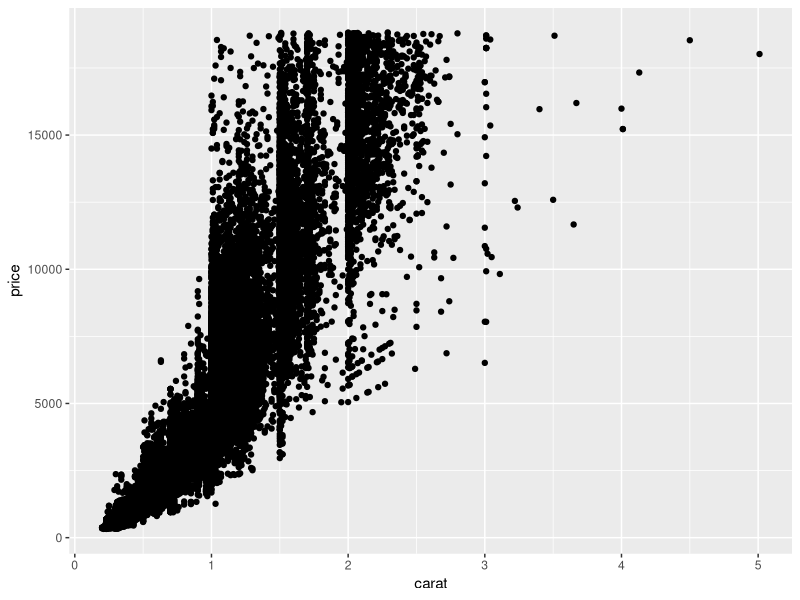
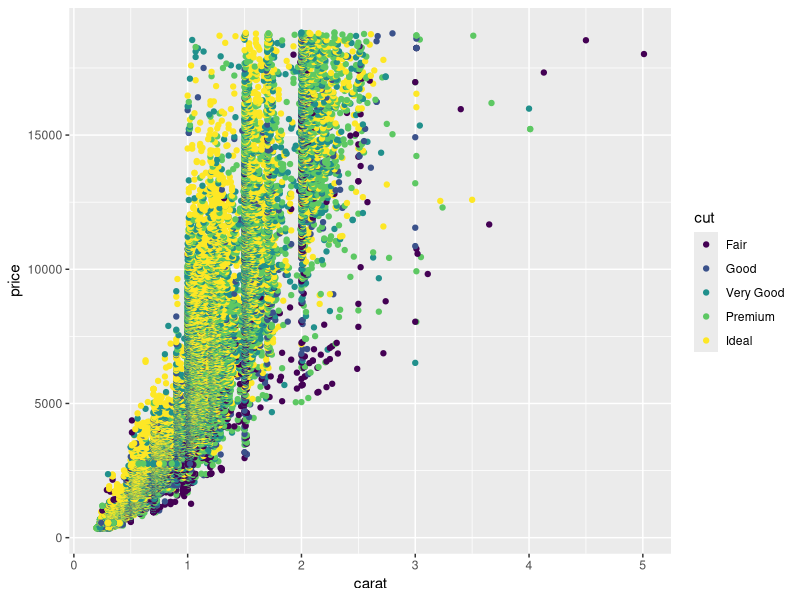
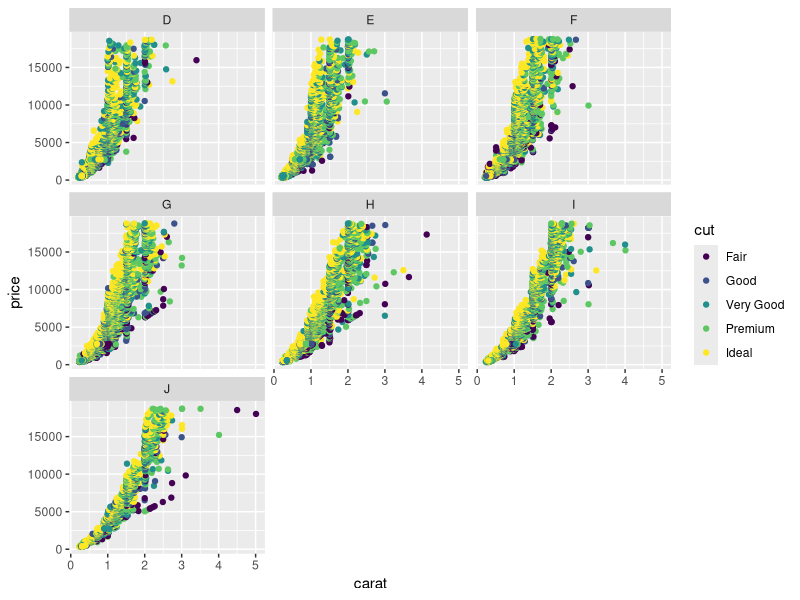

The R source for these figures, in order:
## ---- chunk 1
#install.packages tidyverse

library(tidyverse)

## ---- chunk 2
diamonddata <- diamonds

diamonddata

ggplot(diamonddata, aes(carat, price))+
  geom_point()
## ---- chunk 3
ggplot(diamonddata, aes(carat, price, color = cut))+
  geom_point()
## ---- chunk 4
ggplot(diamonddata, aes(carat, price, color = cut))+
  geom_point()+
  facet_wrap("color")
## ---- chunk 5
Inventory <- read_csv("InventoryData.csv")
view(Inventory)
summary(Inventory)
## ---- chunk 6
inventoryA <- Inventory %>%
  filter(Supplier== "A")

view(inventoryA)

## ---- chunk 7
inventoryA = mutate(inventoryA, OnHandRatio = `On Hand` / `Annual Demand`)

## ---- chunk 8
avg_cost <- inventoryA %>%
  group_by(`Item SKU`)%>%
  summarize(SKUAvgCost = mean(`Cost per Unit ($)`))
view(avg_cost)
summary(avg_cost)
